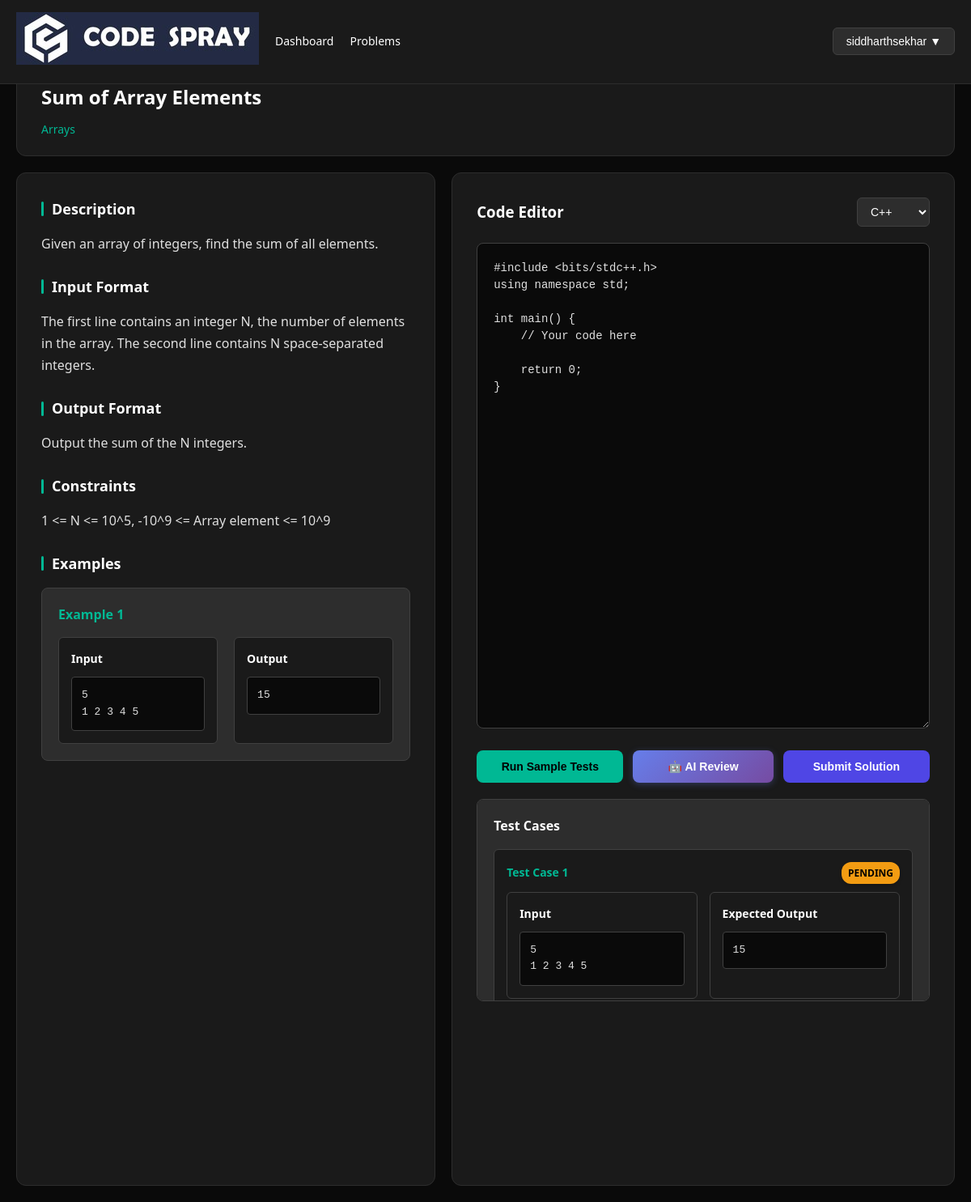
Screenshot of /problems/1/ (signed in) with the database file from the repository.
### problems/models.py (models this page shows, shortened)
class Problem(models.Model):
    title = models.CharField(max_length=200)
    description = models.TextField()
    topic = models.ForeignKey(Topic, on_delete=models.CASCADE)
    input_desc = models.TextField(blank=True)
    output_desc = models.TextField(blank=True)
    constraints = models.TextField(blank=True)

class Topic(models.Model):
    name = models.CharField(max_length=100)

class TestCase(models.Model):
    problem = models.ForeignKey(Problem, on_delete=models.CASCADE)
    input_data = models.TextField()
    output_data = models.TextField()

### problems/views.py (the view, shortened to what this page needs)
# urls.py: path('<int:problem_id>/', views.problem_detail, name='problem_detail'),
@login_required
@never_cache
def problem_detail(request, problem_id):
    problem = get_object_or_404(Problem, id=problem_id)
    output = ''
    error = ''
    status = ''
    test_results = []
    return render(request, 'problems/problem_detail.html', {
        'problem': problem,
        'output': output,
        'error': error,
        'status': status,
        'test_results': test_results,
    })

### problems/templates/problems/problem_detail.html (shortened to what this page needs)
{% extends 'base.html' %}
{% load static %}
{% block content %}
<link rel="stylesheet" href="{% static 'problems/css/problem_detail.css' %}">
<div class="fixed-nav">
    <div class="nav-left">
        <div class="logo-section">
            <img src="{% static 'images/FULL-LOGO.jpg' %}" alt="Online Judge Logo" class="nav-logo">
        </div>
        <a href="{% url 'dashboard' %}" class="nav-link">Dashboard</a>
        <a href="{% url 'problem_list' %}" class="nav-link">Problems</a>
    </div>
    <div class="user-dropdown">
        <button class="user-dropdown-btn" onclick="toggleUserDropdown()">
            {{ user.username }} ▼
        </button>
    </div>
</div>
<div class="problem-container">
    <div class="problem-header">
        <h1 class="problem-title">{{ problem.title }}</h1>
        <div class="problem-topic">{{ problem.topic.name }}</div>
    </div>
    <div class="main-content">
        <div class="problem-description">
            <div class="section">
                <h2 class="section-title">Description</h2>
                <div class="section-content">
                    {{ problem.description|linebreaks }}
                </div>
            </div>
            {% if problem.input_desc %}
            <div class="section">
                <h2 class="section-title">Input Format</h2>
                <div class="section-content">
                    {{ problem.input_desc|linebreaks }}
                </div>
            </div>
            {% endif %}
            {% if problem.output_desc %}
            <div class="section">
                <h2 class="section-title">Output Format</h2>
                <div class="section-content">
                    {{ problem.output_desc|linebreaks }}
                </div>
            </div>
            {% endif %}
            {% if problem.constraints %}
            <div class="section">
                <h2 class="section-title">Constraints</h2>
                <div class="section-content">
                    {{ problem.constraints|linebreaks }}
                </div>
            </div>
            {% endif %}
            <div class="section">
                <h2 class="section-title">Examples</h2>
                <div class="examples">
                    {% for testcase in problem.testcase_set.all|slice:":2" %}
                    <div class="example">
                        <div class="example-title">Example {{ forloop.counter }}</div>
                        <div class="example-content">
                            <div class="input-output">
                                <div class="input-output-title">Input</div>
                                <div class="input-output-content">{{ testcase.input_data }}</div>
                            </div>
                            <div class="input-output">
                                <div class="input-output-title">Output</div>
                                <div class="input-output-content">{{ testcase.output_data }}</div>
                            </div>
                        </div>
                    </div>
                    {% endfor %}
                </div>
            </div>
        </div>
        <div class="code-editor-section">
            <div class="editor-header">
                <h3>Code Editor</h3>
                <select name="language" class="language-selector" id="languageSelector" onchange="changeLanguage()">
                    <option value="cpp">C++</option>
                </select>
            </div>
            <form method="post" id="codeForm" onsubmit="submitSolution(event)">
                <textarea name="code" class="code-editor" id="codeEditor" placeholder="// Write your code here..."></textarea>
                <div class="button-group">
                    <button type="button" class="btn btn-run" onclick="runCode()">Run Sample Tests</button>
                    <button type="button" class="btn btn-ai-review" onclick="requestAIReview()">🤖 AI Review</button>
                    <button type="submit" class="btn btn-submit">Submit Solution</button>
                </div>
            </form>
            <div class="test-cases-section">
                <h3 class="test-cases-title">Test Cases</h3>
                {% for testcase in problem.testcase_set.all %}
                <div class="test-case" data-testcase-id="{{ testcase.id }}">
                    <div class="test-case-header">
                        <div class="test-case-title">Test Case {{ forloop.counter }}</div>
                        <div class="test-case-status status-pending" id="status-{{ forloop.counter }}">Pending</div>
                    </div>
                    <div class="test-case-content">
                        <div class="input-output">
                            <div class="input-output-title">Input</div>
                            <div class="input-output-content">{{ testcase.input_data }}</div>
                        </div>
                        <div class="input-output">
                            <div class="input-output-title">Expected Output</div>
                            <div class="input-output-content">{{ testcase.output_data }}</div>
                        </div>
                    </div>
                </div>
                {% endfor %}
            </div>
        </div>
    </div>
</div>
{% endblock %}

### templates/base.html (style rules this page uses)
* { margin: 0; padding: 0; box-sizing: border-box; }
body { font-family: 'Segoe UI', Tahoma, Geneva, Verdana, sans-serif; line-height: 1.6; }

### rows the page displays
Problem: title "Sum of Array Elements", topic.name "Arrays", description "Given an array of integers, find the sum of all elements.", input_desc "The first line contains an integer N, the number of elements in the array. The second line contains N space-separated integers.", output_desc "Output the sum of the N integers.", constraints "1 <= N <= 10^5, -10^9 <= Array element <= 10^9"
TestCase: input_data "5 1 2 3 4 5", output_data "15"

### other values shown
{{ user.username }} "siddharthsekhar"
